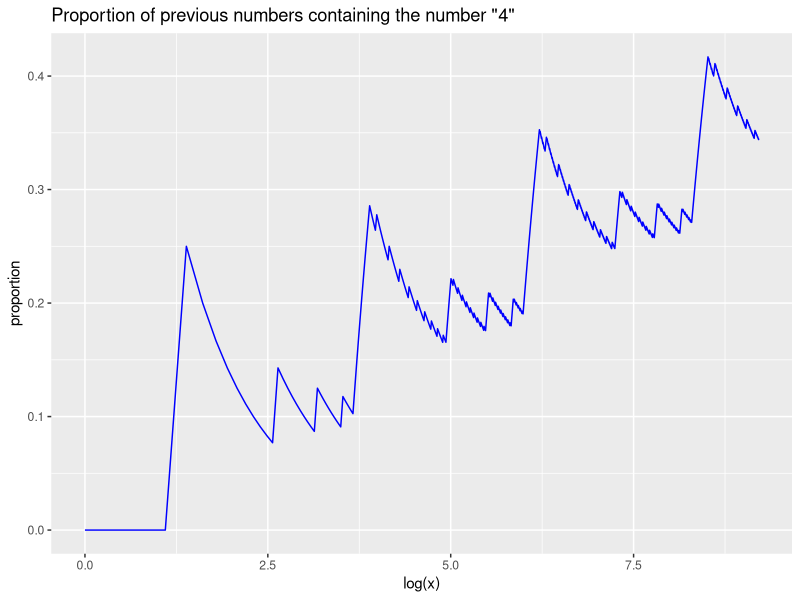

The R source for this figure:
library(dplyr)
library(ggplot2)

# converting to a base less than 10, because
# adding letters gets arbitrary and dumb
convert.to.base <- function(n, base) {
  num <- n
  result <- ""
  max.base <- log(num, base) %/% 1
  
  for(i in max.base:0) {
    place.value <- base ** i
    digit <- num %/% place.value
    num <- num - digit * place.value
    result <- paste(result, digit, sep = "")
  }
  
  return(result)
}

convert.vector.to.base <- function(v, base) {
  sapply(v, convert.to.base, base)
}

1:10 %>% convert.vector.to.base(2)

tibble(x = 1:10000) %>%
  mutate(contains.10 = grepl("4", convert.vector.to.base(x, 10))) %>%
  mutate(before.10 = cumsum(contains.10)) %>%
  mutate(density.10 = before.10 / x) %>%
  ggplot() +
  geom_line(aes(x = log(x), y = density.10), colour = 'blue') +
  labs(title = 'Proportion of previous numbers containing the number "4"', y = "proportion")
  